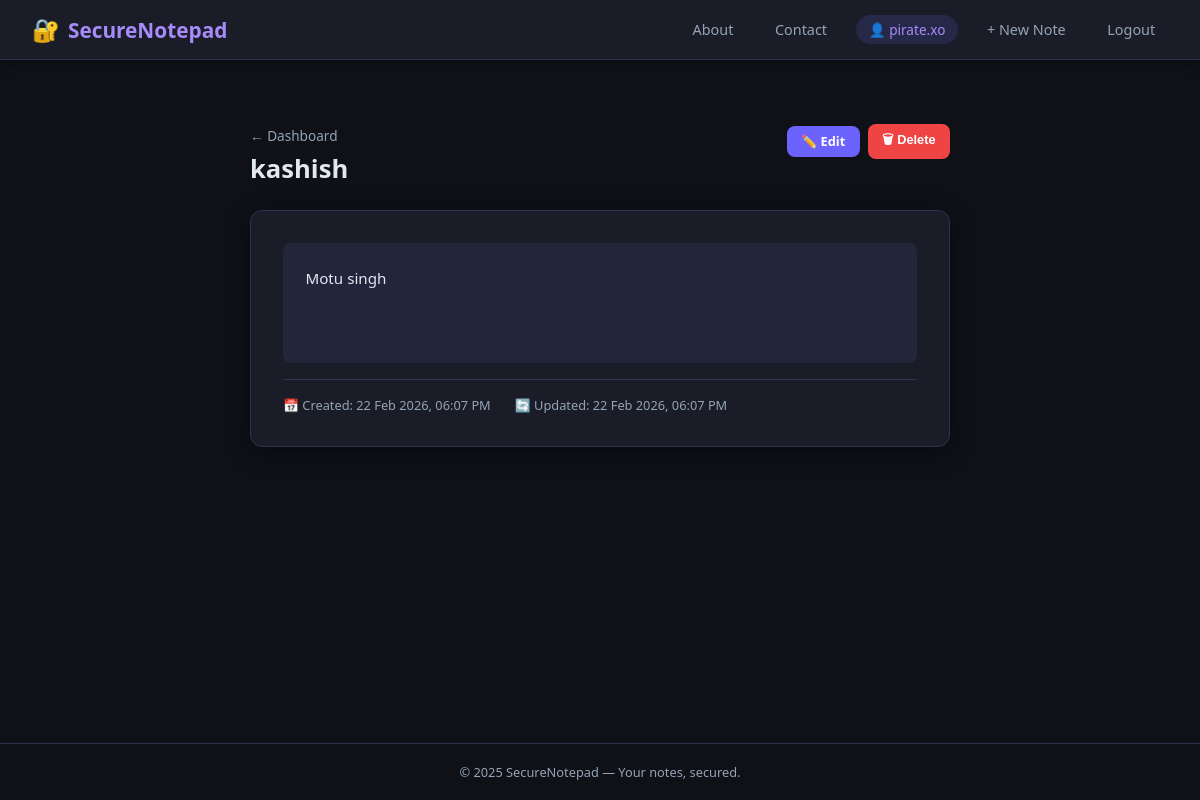
The app's page /notes/1/view (signed in) with its own data.
### app/models.py (models this page shows, shortened)
class Note(db.Model):
    __tablename__ = 'notes'
    id = db.Column(db.Integer, primary_key=True)
    title = db.Column(db.String(200), nullable=False)
    content = db.Column(db.Text, nullable=False)
    created_at = db.Column(db.DateTime, default=datetime.now())
    updated_at = db.Column(db.DateTime, default=datetime.now(), onupdate=datetime.now())
    user_id = db.Column(db.Integer, db.ForeignKey('users.id'), nullable=False)

### app/notes.py (the view)
@notes.route('/notes/<int:note_id>/view')
@login_required
def view_note(note_id):
    note = Note.query.filter_by(id=note_id, user_id=session['user_id']).first_or_404()
    return render_template('view_note.html', note=note)

### app/notes.py (called while the page is built)
def login_required(f):
    @wraps(f)
    def decorated(*args, **kwargs):
        if 'user_id' not in session:
            flash('Please log in to access this page.', 'warning')
            return redirect(url_for('auth.login'))
        return f(*args, **kwargs)
    return decorated

### app/templates/view_note.html (shortened to what this page needs)
{% extends "base.html" %}
{% block content %}
<div class="view-wrap">
  <div class="view-header">
    <div>
      <a href="{{ url_for('notes.dashboard') }}" style="font-size:.85rem; color:var(--muted); text-decoration:none;">
        ← Dashboard
      </a>
      <h1 style="margin-top:.4rem;">{{ note.title }}</h1>
    </div>
    <div class="flex gap-1" style="flex-wrap:wrap; align-items:center;">
      <a href="{{ url_for('notes.edit_note', note_id=note.id) }}" class="btn btn-primary btn-sm">✏️ Edit</a>
      <form method="POST" action="{{ url_for('notes.delete_note', note_id=note.id) }}"
            onsubmit="return confirm('Delete this note?');">
        <button type="submit" class="btn btn-danger btn-sm">🗑 Delete</button>
      </form>
    </div>
  </div>
  <div class="card">
    <div class="note-body">{{ note.content }}</div>
    <div class="meta-row">
      <span>📅 Created: {{ note.created_at.strftime('%d %b %Y, %I:%M %p') }}</span>
      <span>🔄 Updated: {{ note.updated_at.strftime('%d %b %Y, %I:%M %p') }}</span>
    </div>
  </div>
</div>
{% endblock %}

### app/templates/base.html (style rules this page uses)
*, *::before, *::after { box-sizing: border-box; margin: 0; padding: 0; }
:root { --bg: #0f1117; --surface: #1a1d27; --surface2: #22263a; --border: #2e3250; --accent: #6c63ff; --accent2: #a78bfa; --danger: #ef4444; --success: #22c55e; --warning: #f59e0b; --info: #38bdf8; --text: #e2e8f0; --muted: #94a3b8; --radius: 12px; --shadow: 0 4px 24px rgba(0,0,0,.45); }
body { font-family: 'Segoe UI', system-ui, sans-serif; background: var(--bg); color: var(--text); min-height: 100vh; display: flex; flex-direction: column; }
.card { background: var(--surface); border: 1px solid var(--border); border-radius: var(--radius); padding: 2rem; box-shadow: var(--shadow); }
.btn { display: inline-flex; align-items: center; gap: .4rem; padding: .65rem 1.4rem; border-radius: 8px; border: none; cursor: pointer; font-size: .9rem; font-weight: 600; text-decoration: none; transition: opacity .2s, transform .1s; }
.btn-primary { background: var(--accent); color: #fff; }
.btn-danger { background: var(--danger); color: #fff; }
.btn-sm { padding: .4rem .9rem; font-size: .8rem; }
.flex { display: flex; }
.gap-1 { gap: .5rem; }

### app/templates/view_note.html (style rules this page uses)
.view-wrap { max-width: 700px; margin: 2rem auto; }
.view-header { display: flex; align-items: flex-start; justify-content: space-between; margin-bottom: 1.5rem; flex-wrap: wrap; gap: 1rem; }
.view-header h1 { font-size: 1.6rem; line-height: 1.3; word-break: break-word; }
.note-body { white-space: pre-wrap; word-break: break-word; line-height: 1.8; font-size: .95rem; color: var(--text); background: var(--surface2); border-radius: 8px; padding: 1.4rem; min-height: 120px; }
.meta-row { display: flex; gap: 1.5rem; flex-wrap: wrap; font-size: .8rem; color: var(--muted); margin-top: 1rem; padding-top: 1rem; border-top: 1px solid var(--border); }

### records on screen
Note: title "kashish", content "Motu singh", created_at "22 Feb 2026, 06:07 PM", updated_at "22 Feb 2026, 06:07 PM"

### other values on screen
{{ session.get('username') }} "pirate.xo"
